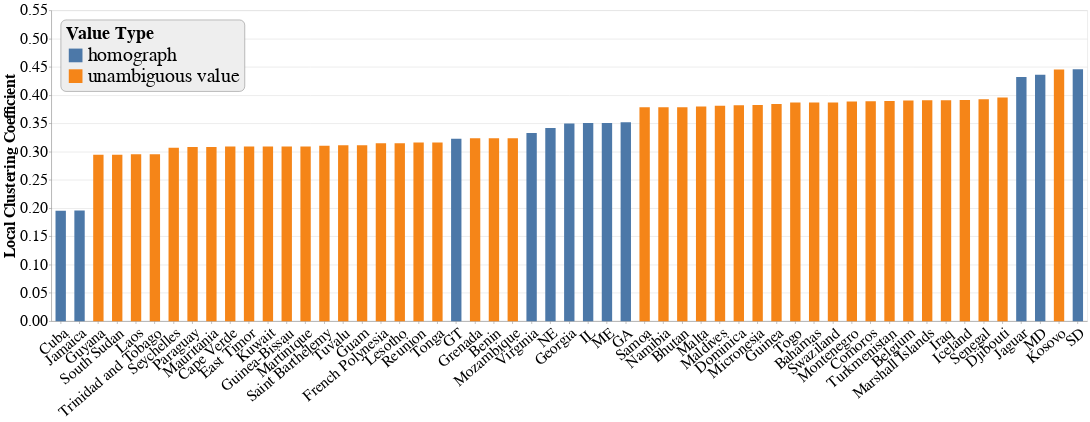

The cell this chart's notebook holds for it:
### Markdown cell above
## Local Clustering Coefficients Evaluation

### Code cell
# Top-k graph for LCC measure
topk_graph_LCC = alt.Chart(synthetic_bipartite_graph_stats_df.nsmallest(55, 'local_clustering_coefficient'), title='').mark_bar(size=20).encode(
    x=alt.X('node:N', sort='y', axis=alt.Axis(title='', labelAngle=-40, labelFontSize=30)),
    y=alt.Y('local_clustering_coefficient:Q', scale=alt.Scale(domain=(0, 0.55)), axis=alt.Axis(title='Local Clustering Coefficient', labelFontSize=30, titleFontSize=30, tickCount=8)),
    color=alt.Color('is_homograph:N', legend=alt.Legend(title='Value Type', titleLimit=0, labelLimit=500))
).properties(width=2800, height=600)
topk_graph_LCC = topk_graph_LCC.configure_axis(labelLimit=550)

topk_graph_LCC = topk_graph_LCC.configure_legend(
    labelFontSize=38,
    symbolSize=700,
    titleFontSize=35,
    strokeColor='gray',
    fillColor='#EEEEEE',
    padding=10,
    cornerRadius=10,
    orient='top-left'
)

topk_graph_LCC.save('figures/synthetic_dataset/synthetic_bipartite_LCC_topk_55_wide.svg')
topk_graph_LCC

### Figure 1 — Vega-Lite specification as saved in the notebook (floating-point values rounded to 4 significant figures)
{"config": {"view": {"continuousWidth": 400, "continuousHeight": 300}, "axis": {"labelLimit": 550}, "legend": {"cornerRadius": 10, "fillColor": "#EEEEEE", "labelFontSize": 38, "orient": "top-left", "padding": 10, "strokeColor": "gray", "symbolSize": 700, "titleFontSize": 35}}, "data": {"name": "data-c9d327525dd6dcf2a07b68c961a29c6a"}, "mark": {"type": "bar", "size": 20}, "encoding": {"color": {"type": "nominal", "field": "is_homograph", "legend": {"labelLimit": 500, "title": "Value Type", "titleLimit": 0}}, "x": {"type": "nominal", "axis": {"labelAngle": -40, "labelFontSize": 30, "title": ""}, "field": "node", "sort": "y"}, "y": {"type": "quantitative", "axis": {"labelFontSize": 30, "tickCount": 8, "title": "Local Clustering Coefficient", "titleFontSize": 30}, "field": "local_clustering_coefficient", "scale": {"domain": [0, 0.55]}}}, "height": 600, "title": "", "width": 2800, "$schema": "https://vega.github.io/schema/vega-lite/v4.8.1.json", "datasets": {"data-c9d327525dd6dcf2a07b68c961a29c6a": [{"node": "Cuba", "node_type": "cell", "betweenness_centrality": 0.006394, "local_clustering_coefficient": 0.1956, "is_homograph": "homograph"}, {"node": "Jamaica", "node_type": "cell", "betweenness_centrality": 0.009349, "local_clustering_coefficient": 0.1959, "is_homograph": "homograph"}, {"node": "Guyana", "node_type": "cell", "betweenness_centrality": 1.908e-08, "local_clustering_coefficient": 0.2946, "is_homograph": "unambiguous value"}, {"node": "South Sudan", "node_type": "cell", "betweenness_centrality": 1.908e-08, "local_clustering_coefficient": 0.2946, "is_homograph": "unambiguous value"}, {"node": "Laos", "node_type": "cell", "betweenness_centrality": 7.602e-09, "local_clustering_coefficient": 0.2952, "is_homograph": "unambiguous value"}, {"node": "Trinidad and Tobago", "node_type": "cell", "betweenness_centrality": 7.602e-09, "local_clustering_coefficient": 0.2952, "is_homograph": "unambiguous value"}, {"node": "Seychelles", "node_type": "cell", "betweenness_centrality": 1.387e-08, "local_clustering_coefficient": 0.3068, "is_homograph": "unambiguous value"}, {"node": "Paraguay", "node_type": "cell", "betweenness_centrality": 1.565e-08, "local_clustering_coefficient": 0.308, "is_homograph": "unambiguous value"}, {"node": "Mauritania", "node_type": "cell", "betweenness_centrality": 1.039e-08, "local_clustering_coefficient": 0.3082, "is_homograph": "unambiguous value"}, {"node": "Cape Verde", "node_type": "cell", "betweenness_centrality": 9.96e-09, "local_clustering_coefficient": 0.3091, "is_homograph": "unambiguous value"}, {"node": "East Timor", "node_type": "cell", "betweenness_centrality": 9.96e-09, "local_clustering_coefficient": 0.3091, "is_homograph": "unambiguous value"}, {"node": "Kuwait", "node_type": "cell", "betweenness_centrality": 9.96e-09, "local_clustering_coefficient": 0.3091, "is_homograph": "unambiguous value"}, {"node": "Guinea-Bissau", "node_type": "cell", "betweenness_centrality": 9.69e-09, "local_clustering_coefficient": 0.3093, "is_homograph": "unambiguous value"}, {"node": "Martinique", "node_type": "cell", "betweenness_centrality": 9.69e-09, "local_clustering_coefficient": 0.3093, "is_homograph": "unambiguous value"}, {"node": "Saint Barthelemy", "node_type": "cell", "betweenness_centrality": 1.037e-08, "local_clustering_coefficient": 0.3103, "is_homograph": "unambiguous value"}, {"node": "Tuvalu", "node_type": "cell", "betweenness_centrality": 1.212e-08, "local_clustering_coefficient": 0.3111, "is_homograph": "unambiguous value"}, {"node": "Guam", "node_type": "cell", "betweenness_centrality": 1.212e-08, "local_clustering_coefficient": 0.3111, "is_homograph": "unambiguous value"}, {"node": "French Polynesia", "node_type": "cell", "betweenness_centrality": 1.169e-08, "local_clustering_coefficient": 0.3149, "is_homograph": "unambiguous value"}, {"node": "Lesotho", "node_type": "cell", "betweenness_centrality": 1.169e-08, "local_clustering_coefficient": 0.3149, "is_homograph": "unambiguous value"}, {"node": "Reunion", "node_type": "cell", "betweenness_centrality": 5.621e-09, "local_clustering_coefficient": 0.3163, "is_homograph": "unambiguous value"}, {"node": "Tonga", "node_type": "cell", "betweenness_centrality": 5.621e-09, "local_clustering_coefficient": 0.3163, "is_homograph": "unambiguous value"}, {"node": "GT", "node_type": "cell", "betweenness_centrality": 0.005336, "local_clustering_coefficient": 0.3227, "is_homograph": "homograph"}, {"node": "Grenada", "node_type": "cell", "betweenness_centrality": 1.755e-08, "local_clustering_coefficient": 0.3238, "is_homograph": "unambiguous value"}, {"node": "Benin", "node_type": "cell", "betweenness_centrality": 1.755e-08, "local_clustering_coefficient": 0.3238, "is_homograph": "unambiguous value"}, {"node": "Mozambique", "node_type": "cell", "betweenness_centrality": 1.755e-08, "local_clustering_coefficient": 0.3238, "is_homograph": "unambiguous value"}, {"node": "Virginia", "node_type": "cell", "betweenness_centrality": 0.01207, "local_clustering_coefficient": 0.333, "is_homograph": "homograph"}, {"node": "NE", "node_type": "cell", "betweenness_centrality": 6.025e-07, "local_clustering_coefficient": 0.3419, "is_homograph": "homograph"}, {"node": "Georgia", "node_type": "cell", "betweenness_centrality": 0.0009264, "local_clustering_coefficient": 0.3498, "is_homograph": "homograph"}, {"node": "IL", "node_type": "cell", "betweenness_centrality": 6.145e-07, "local_clustering_coefficient": 0.3508, "is_homograph": "homograph"}, {"node": "ME", "node_type": "cell", "betweenness_centrality": 6.145e-07, "local_clustering_coefficient": 0.3508, "is_homograph": "homograph"}, {"node": "GA", "node_type": "cell", "betweenness_centrality": 6.433e-07, "local_clustering_coefficient": 0.3522, "is_homograph": "homograph"}, {"node": "Samoa", "node_type": "cell", "betweenness_centrality": 4.455e-08, "local_clustering_coefficient": 0.3784, "is_homograph": "unambiguous value"}, {"node": "Namibia", "node_type": "cell", "betweenness_centrality": 4.455e-08, "local_clustering_coefficient": 0.3784, "is_homograph": "unambiguous value"}, {"node": "Bhutan", "node_type": "cell", "betweenness_centrality": 4.455e-08, "local_clustering_coefficient": 0.3784, "is_homograph": "unambiguous value"}, {"node": "Malta", "node_type": "cell", "betweenness_centrality": 3.56e-08, "local_clustering_coefficient": 0.3799, "is_homograph": "unambiguous value"}, {"node": "Maldives", "node_type": "cell", "betweenness_centrality": 3.979e-08, "local_clustering_coefficient": 0.3812, "is_homograph": "unambiguous value"}, {"node": "Dominica", "node_type": "cell", "betweenness_centrality": 3.453e-08, "local_clustering_coefficient": 0.3822, "is_homograph": "unambiguous value"}, {"node": "Micronesia", "node_type": "cell", "betweenness_centrality": 3.021e-08, "local_clustering_coefficient": 0.3827, "is_homograph": "unambiguous value"}, {"node": "Guinea", "node_type": "cell", "betweenness_centrality": 3e-08, "local_clustering_coefficient": 0.3842, "is_homograph": "unambiguous value"}, {"node": "Togo", "node_type": "cell", "betweenness_centrality": 3.887e-08, "local_clustering_coefficient": 0.3867, "is_homograph": "unambiguous value"}, {"node": "Bahamas", "node_type": "cell", "betweenness_centrality": 3.417e-08, "local_clustering_coefficient": 0.3868, "is_homograph": "unambiguous value"}, {"node": "Swaziland", "node_type": "cell", "betweenness_centrality": 3.417e-08, "local_clustering_coefficient": 0.3868, "is_homograph": "unambiguous value"}, {"node": "Montenegro", "node_type": "cell", "betweenness_centrality": 3.308e-08, "local_clustering_coefficient": 0.3886, "is_homograph": "unambiguous value"}, {"node": "Comoros", "node_type": "cell", "betweenness_centrality": 3.574e-08, "local_clustering_coefficient": 0.3892, "is_homograph": "unambiguous value"}, {"node": "Turkmenistan", "node_type": "cell", "betweenness_centrality": 2.148e-08, "local_clustering_coefficient": 0.3898, "is_homograph": "unambiguous value"}, {"node": "Belgium", "node_type": "cell", "betweenness_centrality": 4.822e-08, "local_clustering_coefficient": 0.3903, "is_homograph": "unambiguous value"}, {"node": "Marshall Islands", "node_type": "cell", "betweenness_centrality": 4.423e-08, "local_clustering_coefficient": 0.3908, "is_homograph": "unambiguous value"}, {"node": "Iraq", "node_type": "cell", "betweenness_centrality": 4.423e-08, "local_clustering_coefficient": 0.3908, "is_homograph": "unambiguous value"}, {"node": "Iceland", "node_type": "cell", "betweenness_centrality": 3.672e-08, "local_clustering_coefficient": 0.3912, "is_homograph": "unambiguous value"}, {"node": "Senegal", "node_type": "cell", "betweenness_centrality": 3.822e-08, "local_clustering_coefficient": 0.3926, "is_homograph": "unambiguous value"}, {"node": "Djibouti", "node_type": "cell", "betweenness_centrality": 3.123e-08, "local_clustering_coefficient": 0.3957, "is_homograph": "unambiguous value"}, {"node": "Jaguar", "node_type": "cell", "betweenness_centrality": 0.05434, "local_clustering_coefficient": 0.4321, "is_homograph": "homograph"}, {"node": "MD", "node_type": "cell", "betweenness_centrality": 1.29e-06, "local_clustering_coefficient": 0.4362, "is_homograph": "homograph"}, {"node": "Kosovo", "node_type": "cell", "betweenness_centrality": 8.069e-08, "local_clustering_coefficient": 0.4453, "is_homograph": "unambiguous value"}, {"node": "SD", "node_type": "cell", "betweenness_centrality": 1.269e-06, "local_clustering_coefficient": 0.4458, "is_homograph": "homograph"}]}}
